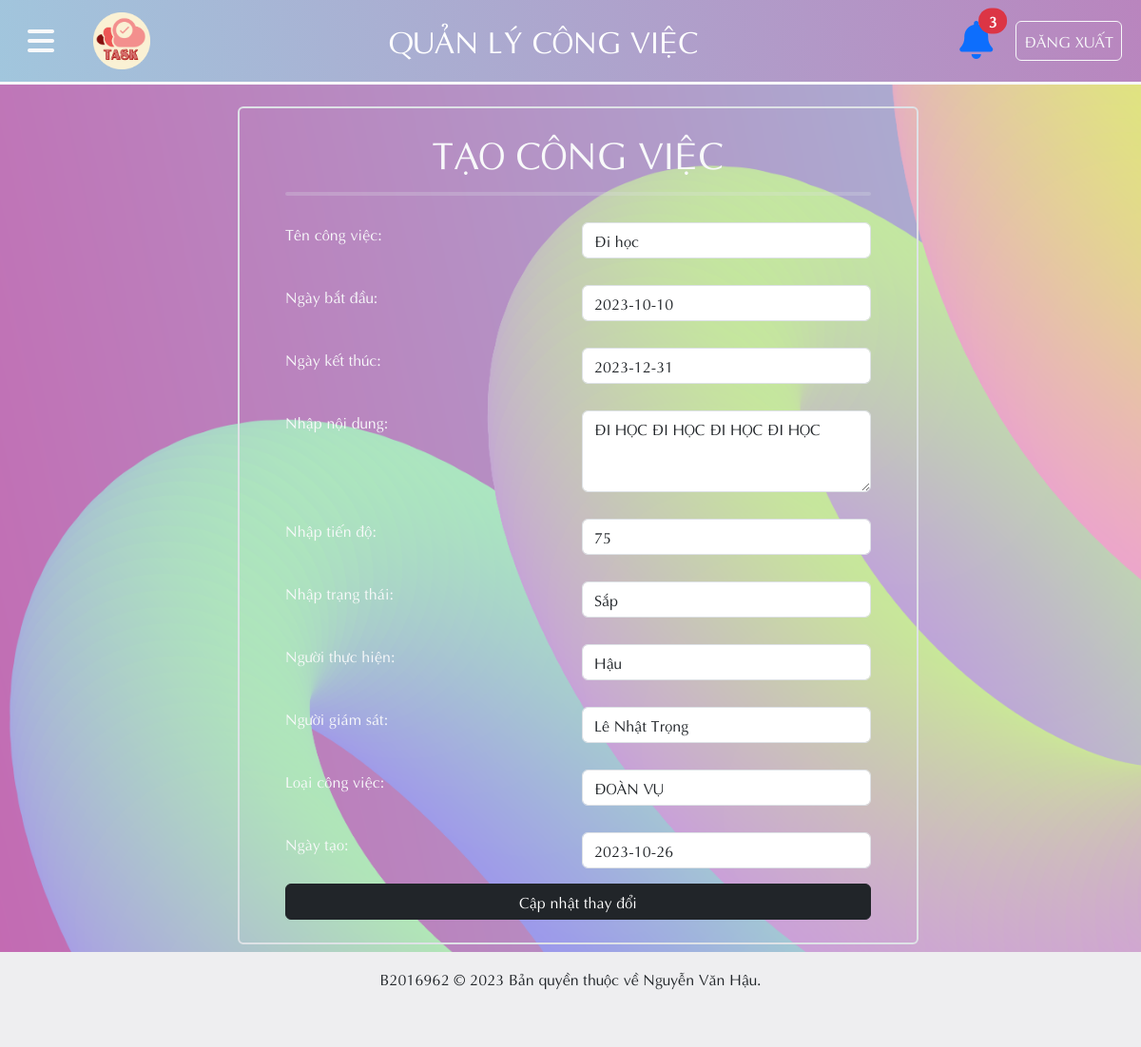
Page /Admin/ad_congviec_sua.php?sua_ma=3 (signed in) on the committed database.
### tables this page shows
CREATE TABLE `congviec` (
  `CV_MA` int(10) NOT NULL,
  `CV_TEN` varchar(50) NOT NULL,
  `CV_NGAYBATDAU` date NOT NULL,
  `CV_NGAYKETTHUC` date NOT NULL,
  `CV_NOIDUNG` text NOT NULL,
  `CV_TIENDO` varchar(50) NOT NULL,
  `CV_TRANGTHAICV` varchar(50) NOT NULL,
  `CV_NGAYTAO` date NOT NULL,
  `CV_NTH` int(10) NOT NULL,
  `CV_NGS` int(10) NOT NULL,
  `LCV_MA` int(10) NOT NULL
);

CREATE TABLE `nguoidung` (
  `ND_MA` int(10) NOT NULL,
  `ND_HOTEN` varchar(50) NOT NULL,
  `ND_NGAYSINH` date NOT NULL,
  `ND_DIACHI` varchar(50) NOT NULL,
  `ND_SDT` varchar(10) NOT NULL,
  `ND_EMAIL` varchar(50) NOT NULL,
  `ND_MSCB` int(10) NOT NULL,
  `ND_MATKHAU` varchar(32) NOT NULL
);

CREATE TABLE `loaicongviec` (
  `LCV_MA` int(10) NOT NULL,
  `LCV_TEN` varchar(50) NOT NULL
);

### Admin/ad_thongbao.php (called while the page is built, shortened)
<?php include_once '../condb/condb.php';
$query_chuadoc = "SELECT * FROM thongbao WHERE TB_XEM = '0'";
$soluong_chuadoc = $conn->query($query_chuadoc);
$soluong_thongbao = mysqli_num_rows($soluong_chuadoc);
?>

### Admin/ad_congviec_sua.php (the view, shortened to what this page needs)
<?php
include_once '../condb/condb.php';
include_once './ad_thongbao.php';
$ma = $_GET['sua_ma'];
$query_congviec = "SELECT * FROM congviec WHERE CV_MA='$ma'";
$ds_congviec = mysqli_query($conn, $query_congviec);
$congviec = mysqli_fetch_array($ds_congviec);
?>
<!DOCTYPE html>
<html lang="en">
<head>
    <link href="../styles/style.css?v=<?php echo time(); ?>" rel="stylesheet" type="text/css" />
    <link href="https://cdn.jsdelivr.net/npm/bootstrap@5.3.2/dist/css/bootstrap.min.css" rel="stylesheet"
>
    <link rel="stylesheet" href="https://cdnjs.cloudflare.com/ajax/libs/font-awesome/6.4.2/css/all.min.css">
</head>
<body>
    <header>
        <nav class="navbar navbar-expand custom_navbar_bg fixed-top border-bottom border-light border-3">
            <button class=" btn mx-3" type="button" data-bs-toggle="offcanvas" data-bs-target="#offcanvasExample" aria-controls="offcanvasExample">
                <i class="fa-solid fs-2 text-light fa-bars"></i>
            </button>
            <div class="container-fluid">
                <a class="navbar-brand text-white fs-4" href="ad_trangchu.php"><img src="../image/logo.png" style="width: 60px;" class="w3-circle"></a>
                <a class="navbar-brand text-white fs-2"> QUẢN LÝ CÔNG VIỆC </a>
                <div class="d-flex">
                    <div class="dropdown mx-4 position-relative">
                        <span class="position-absolute top-0 start-100 fs-6 translate-middle badge bg-danger rounded-pill badge-danger">
                            <?php echo $soluong_thongbao; ?>
                        </span>
                        <a id="dLabel" role="button" data-toggle="dropdown" data-target="#" href="#">
                            <i class="fs-1 fa-solid fa-bell"></i>
                        </a>
                    </div>
                    <a class="btn btn-outline-light px-2 py-2 me-2" href="./dangxuat.php" role="button">ĐĂNG XUẤT</a>
                </div>
            </div>
        </nav>
    </header>
    <main>
        <div class="form_center">
            <form id="form" name="form" method="post" onsubmit="return validateForm()" class="form">
                <div class="container p-5 py-4 m-2 border border-2 rounded">
                    <h1 class="text-light text-center">TẠO CÔNG VIỆC</h1>
                    <hr class="text-dark border border-2 rounded " style="border-top: 4px solid white">
                    <div class="row p-2 my-1 rounded">
                        <div class="col p-1  text-light">
                            <label class="" for="ten">Tên công việc:</label>
                        </div>
                        <div class="col p-1 ">
                            <input class="form-control" type="text" placeholder="Nhập tên công việc" name="ten" id="ten" value="<?php echo $congviec['CV_TEN'];?> ">
                        </div>
                    </div>
                    <div class="row p-2 my-1 rounded">
                        <div class="col p-1  text-light">
                            <label for="ngaybatdau">Ngày bắt đầu:</label>
                        </div>
                        <div class="col p-1 ">
                            <input class="form-control" type="" placeholder="Điền ngày bắt đầu công việc" name="ngaybatdau" id="ngaybatdau" value="<?php echo $congviec['CV_NGAYBATDAU'];?> ">
                        </div>
                    </div>
                    <div class="row p-2 my-1 rounded">
                        <div class="col p-1  text-light">
                            <label for="ngayketthuc">Ngày kết thúc:</label>
                        </div>
                        <div class="col p-1 ">
                            <input class="form-control" type="" name="ngayketthuc" id="ngayketthuc" value="<?php echo $congviec['CV_NGAYKETTHUC'];?> ">
                        </div>
                    </div>
                    <div class="row p-2 my-1 rounded">
                        <div class="col p-1  text-light">
                            <label class="" for="text">Nhập nội dung:</label>
                        </div>
                        <div class="col p-1 ">
                            <textarea class="form-control" name="noidung" id="noidung" rows="3"><?php echo $congviec['CV_NOIDUNG'];?></textarea>
                        </div>
                    </div>
                    <div class="row p-2 my-1 rounded">
                        <div class="col p-1  text-light">
                            <label class="" for="text">Nhập tiến độ:</label>
                        </div>
                        <div class="col p-1 ">
                            <input type="number" min="0" max="100" class="form-control" name="tiendo" id="tiendo" rows="3" value=<?php echo $congviec['CV_TIENDO'];?>></input>
                        </div>
                    </div>
                    <div class="row p-2 my-1 rounded">
                        <div class="col p-1  text-light">
                            <label class="" for="trangthai">Nhập trạng thái:</label>
                        </div>
                        <div class="col p-1 ">
                            <input type="text" min="<?php echo $congviec['CV_TRANGTHAICV'];?>" max="100" class="form-control" name="trangthai" id="trangthai" rows="3"
                                value=<?php echo $congviec['CV_TRANGTHAICV'];?>></input>
                        </div>
                    </div>
                    <div class="row p-2 my-1 rounded">
                        <div class="col p-1  text-light">
                            <label for="nguoithuchien">Người thực hiện:</label>
                        </div>
                        <div class="col p-1 ">
                            <select class="form-control" name="nguoithuchien">
                                <?php
                                $query_nguoidung = "SELECT * FROM nguoidung";
$ds_nguoidung = mysqli_query($conn, $query_nguoidung);
while ($nguoidung = mysqli_fetch_assoc($ds_nguoidung)):
    ?>
                                <option value="<?php echo $nguoidung['ND_MA'];
    ?>" <?php
if ($nguoidung['ND_MA'] == $congviec['CV_NTH']):
    echo "selected";
endif;
    ?>>
                                    <?php
        echo $nguoidung['ND_HOTEN'];
    ?>
                                </option>
                                <?php
endwhile;
?>
                            </select>
                        </div>
                    </div>
                    <div class="row p-2 my-1 rounded">
                        <div class="col p-1  text-light">
                            <label for="nguoigiamsat">Người giám sát:</label>
                        </div>
                        <div class="col p-1 ">
                            <select class="form-control" name="nguoigiamsat">
                                <?php
                                $query_nguoidung = "SELECT * FROM nguoidung";
$ds_nguoidung = mysqli_query($conn, $query_nguoidung);
while ($nguoidung = mysqli_fetch_assoc($ds_nguoidung)):
    ?>
                                <option value="<?php echo $nguoidung['ND_MA'];
    ?>" <?php
if ($nguoidung['ND_MA'] == $congviec['CV_NGS']):
    echo "selected";
endif;
    ?>>
                                    <?php
        echo $nguoidung['ND_HOTEN'];
    ?>
                                </option>
                                <?php
endwhile;
?>
                            </select>
                        </div>
                    </div>
                    <div class="row p-2 my-1 rounded">
                        <div class="col p-1  text-light">
                            <label for="loaicongviec">Loại công việc:</label>
                        </div>
                        <div class="col p-1">
                            <select class="form-control" name="loaicongviec" id="loaicongviec">
                                <?php
                                $query_lcv = "SELECT * FROM loaicongviec";
$ds_congviec = mysqli_query($conn, $query_lcv);
while ($cv = mysqli_fetch_assoc($ds_congviec)):
    ?>
                                <option value="<?php echo $cv['LCV_MA'];
    ?>" <?php
if ($cv['LCV_MA'] == $congviec['LCV_MA']):
    echo "selected";
endif;
    ?>>
                                    <?php
        echo $cv['LCV_TEN'];
    ?>
                                </option>
                                <?php
endwhile;
?>
                            </select>
                        </div>
                    </div>
                    <div class="row p-2 my-1 rounded">
                        <div class="col p-1  text-light">
                            <label for="ngaytao">Ngày tạo:</label>
                        </div>
                        <div class="col p-1 ">
                            <input class="form-control" type="" name="ngaytao" id="ngaytao" value="<?php echo $congviec['CV_NGAYTAO'];?> ">
                        </div>
                    </div>
                    <div class="btn_form">
                        <button style="width:100%" class="btn  btn-dark" type="submit" name="submit">Cập nhật thay đổi</button>
                    </div>
                </div>
            </form>
        </div>
    </main>
    <footer class="footer_container d-flex justify-content-center p-3 text-dark">
        <p>B2016962 &copy; 2023 Bản quyền thuộc về Nguyễn Văn Hậu.</p>
    </footer>
</body>
</html>

### styles/style.css (style rules this page uses)
* { margin: 0; padding: 0; box-sizing: border-box; font-family: Aptima; }
body { background-image: url(../Image/background.png); background-repeat: no-repeat; background-size: cover; background-attachment: fixed; }
nav { transition: all 0.2s ease-in-out; }
.custom_navbar_bg { background-image: linear-gradient( 75deg, #a1c6dd 0%, #a1c6dd 0%, #b985be 100% ); }
.footer_container { min-height: 100px; background-color: #eeeef0; }
.form_center { display: flex; justify-content: center; }
.btn_form { display: flex; justify-content: center; }
footer { background-color: rgba(225, 225, 225, 0.4); backdrop-filter: blur(10px); height: 80px; }
main { min-height: 620px; margin-top: 80px; padding-top: 24px; }
@media (min-width: 992px) { .container, .container-lg, .container-md, .container-sm { max-width: 960px; min-width: 700px; } }

### rows in the picture
congviec: ten "Đi học", ngaybatdau "2023-10-10", ngayketthuc "2023-12-31", noidung "ĐI HỌC ĐI HỌC ĐI HỌC ĐI HỌC", tiendo "75", nguoithuchien "Hậu", nguoigiamsat "Lê Nhật Trọng", loaicongviec "ĐOÀN VỤ", ngaytao "2023-10-26"

### other values in the picture
$soluong_thongbao "3"
